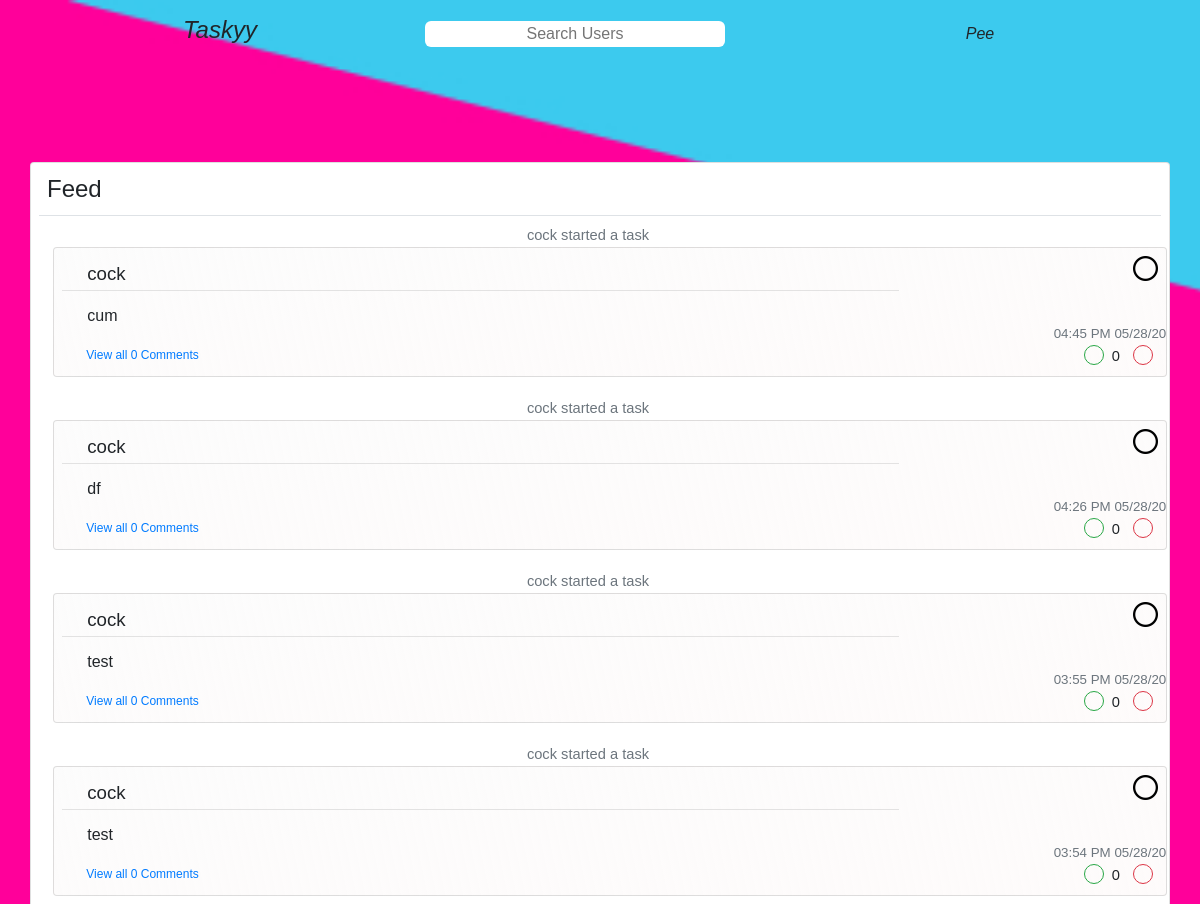
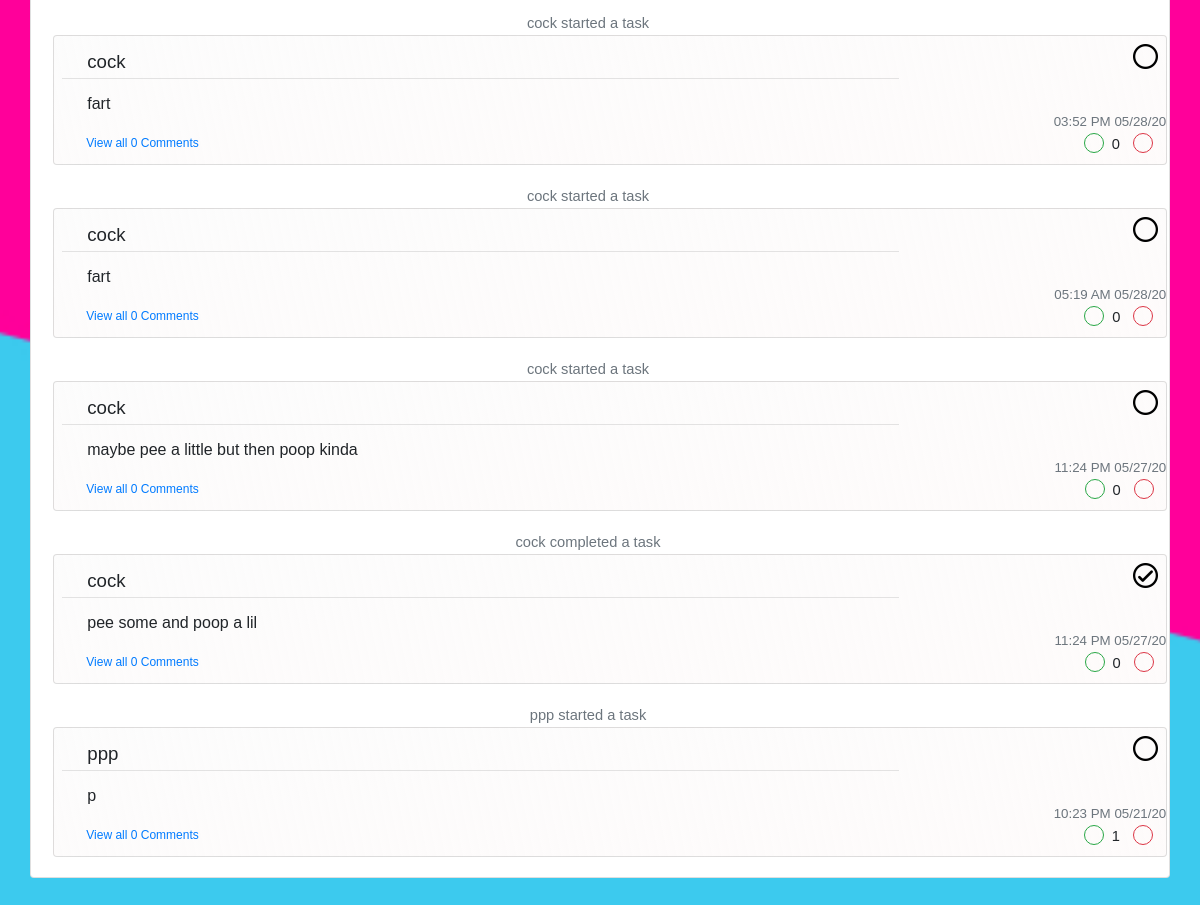
Page / (signed in) on the committed database (2 pictures, top to bottom).
### mainapp/models.py (models this page shows, shortened)
class User(db.Model, UserMixin):
    id = db.Column(db.Integer, primary_key=True)
    username = db.Column(db.String(20), unique=True, nullable=False )
    email = db.Column(db.String(120), unique=True, nullable=False)
    password = db.Column(db.String(60), nullable=False)
    image_file = db.Column(db.String(20), nullable=False, default='dflt.jpg')
    posts = db.relationship('Post', backref='author', lazy=True)
    likes = db.relationship('Likes', backref='liker', lazy=True)
    comments = db.relationship('Comment', backref='commentor', lazy=True)
    friends = db.relationship('Friends', backref='root_friend', lazy=True)
    lists = db.relationship('List', backref='lists', lazy=True)

class Post(db.Model):
    id = db.Column(db.Integer, primary_key=True)
    title = db.Column(db.String(100), nullable=False)
    content = db.Column(db.String(500), nullable=False)
    user_id = db.Column(db.Integer, db.ForeignKey('user.id'), nullable=False)
    date_posted = db.Column(db.DateTime, nullable=False, default=datetime.utcnow)
    date_due = db.Column(db.DateTime, nullable=True)
    list = db.Column(db.Integer, db.ForeignKey('list.id'), nullable=False)
    comments = db.relationship('Comment', backref='comments', lazy=True)
    likes = db.Column(db.Integer, nullable=False, default=0)
    private = db.Column(db.Boolean, nullable=False)

### mainapp/routes.py (the view, shortened to what this page needs)
@app.route('/', methods=['GET', 'POST'])
def home():
    if not current_user.is_authenticated:
        return redirect(url_for('login'))
    title = 'Hello'
    localtimes = {}
    mytasklocaltimes = {}
    if current_user.is_authenticated:
        if not List.query.filter_by(user =current_user.id).all():
            l = List(name='To-do', user=current_user.id, privacy=False)
            db.session.add(l)
            db.session.commit()
        title = 'Wacky Schemes'
        tasks=Post.query.filter(Post.user_id != current_user.id).all()
        mytasks = Post.query.filter_by(user_id=current_user.id).all()
    else:
        tasks = []
        mytasks=[]
    tasklikes = {}
    if tasks:
        for task in tasks:
            likecount = len(Likes.query.filter_by(post_id=task.id).all()) - len(Dislikes.query.filter_by(post_id=task.id).all())
            tasklikes.update({task.id : likecount})
            localtimes.update({task.id : datetime_from_utc_to_local(task.date_posted)})
    if mytasks:
        for task in mytasks:
            likecount = len(Likes.query.filter_by(post_id=task.id).all()) - len(Dislikes.query.filter_by(post_id=task.id).all())
            tasklikes.update({task.id : likecount})
            mytasklocaltimes.update({task.id : datetime_from_utc_to_local(task.date_posted) })
    comment = CommentForm()
    form = CreateTask()
    likes = {}
    if tasks:
        for task in tasks:
            if Likes.query.filter(Likes.user_id==current_user.id).filter(Likes.post_id==task.id).first():
                likes.update({task.id : 1})
            elif Dislikes.query.filter(Dislikes.user_id==current_user.id).filter(Dislikes.post_id==task.id).first():
                likes.update({task.id :-1})
            else:
                likes.update({task.id : 0})
    if mytasks:
        for task in mytasks:
            if Likes.query.filter(Likes.user_id==current_user.id).filter(Likes.post_id==task.id).first():
                likes.update({task.id : 1})
            elif Dislikes.query.filter(Dislikes.user_id==current_user.id).filter(Dislikes.post_id==task.id).first():
                likes.update({task.id :-1})
            else:
                likes.update({task.id : 0})
    lists = List.query.filter_by(user=current_user.id).all()
    return render_template('home.html',lists=lists, tasklikes=tasklikes, title=title, likes=likes, account=current_user, tasks=tasks, mytasklocaltimes=mytasklocaltimes, mytasks=mytasks, form=form,comment=comment, localtimes=localtimes)

### mainapp/forms.py
class CommentForm(FlaskForm):
    content = StringField('Content', validators=[])
    submit = SubmitField('Post Comment')

class CreateTask(FlaskForm):
    title = TextAreaField('Title', validators=[DataRequired(), Length(max=100)])
    content = StringField('Content', validators=[])
    days = IntegerField('Days', validators=[])
    weeks = IntegerField('Weels', validators=[])
    submit = SubmitField('Create Task')

### mainapp/models.py (called while the page is built)
@login_manager.user_loader
def load_user(user_id):
    return User.query.get(int(user_id))

### mainapp/routes.py (called while the page is built)
def datetime_from_utc_to_local(utc_datetime):
    now_timestamp = time.time()
    offset = datetime.fromtimestamp(now_timestamp) - datetime.utcfromtimestamp(now_timestamp)
    return utc_datetime + offset

### mainapp/templates/home.html (shortened to what this page needs)
{%extends 'layout.html'%}
{%block content%}
<link rel="stylesheet" href="{{url_for('static', filename='stylesheets/home.css')}}">
<section id="maincont" style='display:none;'>
<div class="container mt-4">
<div class="row">
    <div class="col-sm-1"></div>
  <div class="col-sm-5"></div>
  <div id="maincontent" class="card " style="width:100%">
    <legend class="ml-3 mt-2">Feed</legend>
    <span class="border-bottom ml-2 mb-2 mr-2"></span>
    <div class="mr-4" style="margin-left:-25;">
  {% if tasks %}
  {%for task in tasks | reverse %}
  {% include 'singlepost.html' %}
  {%endfor%}
  {% else %}
</div>
<div class="margin-auto" style="width:600px;">
  <p style="text-align:center">You dont have any friends yet</p>
</div>
{% endif %}
</div>
</div>
</div>
</section>
{%endblock content%}

### mainapp/templates/layout.html (shortened to what this page needs)
<!doctype html>
<html lang="en">
  <head>
    <link rel="stylesheet" type="text/css" href="static/stylesheets/singlepost.css">
    <link rel="stylesheet" href="https://maxcdn.bootstrapcdn.com/bootstrap/4.0.0/css/bootstrap.min.css">
    <link rel="stylesheet" href="{{url_for('static', filename='stylesheets/home.css')}}">
  </head>
  <body>
  <nav class="fixed-top" style="">
    <div class="container">
      <div class="row mt-3 mb-3">
    <div class="col" style="">
      <a style="text-decoration:none; color:inherit;"href="{{url_for('home')}}"><h4><i>Taskyy</i></h4></a>
    </div>
    <div class="col">
      <form id="searchbar" style='position:relative' class="" action="" method="post">
        <input id="searchfield" class="searching" type="text" name="" value="" placeholder="Search Users">
      </form>
    </div>
    {% if current_user.is_authenticated %}
    <div class="col">
      <div style="height:8px"> </div>
      {% if page=='account' %}
      <a style="text-decoration:none; color:inherit" href="{{url_for('logout')}}"><h6><i>Log Out</i></h6></a>
      {% else %}
      <a style="text-decoration:none; color:inherit" href="{{url_for('account', account_id=current_user.id)}}"><h6><i>{{current_user.username}}</i></h6></a>
      {% endif %}
    </div>
    </div>
    {% else %}
    <div class="col">
      <div style="height:8px"> </div>
      <a style="text-decoration:none; color:inherit" href="{{url_for('about')}}"><h6><i>About</i></h6></a>
    </div>
    </div>
    {% endif %}
  </nav>
      {%block content%}
      {%endblock %}
    <link rel="stylesheet" href="{{url_for('static', filename='stylesheets/singlepost.css')}}">
  </body>
</html>

### mainapp/templates/singlepost.html (shortened to what this page needs)
{% if page %}
{% if page == 'account' %}
{% endif %}
{% else %}
{% if task.content != 'Completed' %}
<p class="description text-muted">{{task.author.username}} started a task</p>
{% else %}
<p class="description text-muted">{{task.author.username}} completed a task</p>
{% endif %}
{% endif %}
<div class="card" id='tasksection{{task.id}}'style="margin-top:-15px; margin-bottom:20px; {% if not page %} margin-left:2%; {% endif %} width:100%;background: linear-gradient(to bottom right, rgb(252, 252, 252),rgba(194, 51, 37, 0.02))">
  <div class="mt-2 mr-2" style="margin-bottom:-30px;">
  {% if task.content == 'Completed' %}
    <img  style="float:right; width:25px;" id='buttonimg{{task.id}}' src="{{url_for('static', filename='assets/x.png')}}">
  {% else %}
    <img style="float:right; width:25px;" id='buttonimg{{task.id}}' src="{{url_for('static', filename='assets/check.png')}}">
  {% endif %}
</div>
    <div class=" mt-2 ml-2 " style="margin-bottom:30px;">
      <a style="text-decoration: none; color:inherit"href="{{url_for('post', post_id=task.id)}}">
      <div class="" style=" display:flex; flex-direction:row;">
      <section style="width:70%; margin-left:25px; margin-bottom: 0px; line-height:20px; margin-top:5px;">
        <p class="task-author"style="  color:inherit; text-decoration:none;">
          {{task.author.username}}
        </p>
        <hr style="margin: -10px -5% 15px -25px;">
        <p class="task-title"style="  color:inherit; text-decoration:none;">
          {{task.title}}
        </p>
      </section>
      </div>
    </a>
    <div class="" style="position:absolute;  right:20px; ">
      <div class="" style="position:relative; bottom:0px; right:-10px;">
      <ul class='upvotebuttons'style=" list-style-type:none; display: flex; flex-direction:row">
        <li>
        {%if likes[task.id] == 1 %}
        <li>
          <a href="#" class="mr-1 btn btn-outline-success btn-sm upvotebutton" value="1" id="upvote{{task.id}}" task_id="{{task.id}}" style="background-color:green; height:20px; width:20px; border-radius:50%; text-decoration:none; color:green;" ></a>
        </li>
        <li style="width:25px;">
        <p class="mr-1 ml-1" id="like{{task.id}}" style="margin-top:3px; font-size:11pt;">{{tasklikes[task.id]}}</p>
      </li>
        <li>
          <a href="#" class="downvotebutton btn btn-sm btn-outline-danger" value="0" id="downvote{{task.id}}" task_id="{{task.id}}" style="height:20px; width:20px; border-radius:50%; text-decoration: none; color: red" ></a>
        </li>
        {% else %}
        <li>
          <a href="#" class="mr-1 btn btn-outline-success btn-sm upvotebutton" value="0" id="upvote{{task.id}}" task_id="{{task.id}}" style="height:20px; width:20px; border-radius:50%; text-decoration:none; color:green;" ></a>
        </li>
        <li style="width:25px;">
        <p class="mr-1 ml-1" id="like{{task.id}}" style="margin-top:3px; font-size:11pt;">{{tasklikes[task.id]}}</p>
      </li>
        <li>
          <a href="#" class="downvotebutton btn btn-sm btn-outline-danger" value="0" id="downvote{{task.id}}" task_id="{{task.id}}" style="height:20px; width:20px; border-radius:50%; text-decoration: none; color: red" ></a>
        </li>
        {% endif %}
      </ul>
    </div>
        <div style="position:relative; bottom:75px; left:20px">
          <p class="text-muted" style=" font-size:10pt; margin-bottom:5px;">{{localtimes[task.id].strftime('%I:%M %p %x')}}</p>
        </div>
      </div>
      <div  style="margin-bottom:-20px;"class="ml-4 comment-hidden" id="task_id{{task.id}}">
          <a style="font-size:9pt; text-decoration:none;" class="make-comment" href="{{url_for('post', post_id=task.id)}}">View all {{(task.comments) | length}} Comments</a>
      </div>
</div>
</div>

### mainapp/static/stylesheets/singlepost.css (style rules this page uses)
.comment-hidden { margin-bottom: ; }
.comment-hidden .make-comment { visibility: visible; }

### mainapp/static/stylesheets/home.css (style rules this page uses)
div { font-family: "Gill Sans MT", sans-serif; }
#searchbar { margin-top: 5px; width:200px; }
#searchfield { width:300px; text-align: center; }
#maincontent { margin-left: 500px; margin-top: 100px; margin-bottom: 5%; }
.upvotebuttons { top: 140px; }
@media (max-width: 1300px ) { #maincontent { width: auto; margin: auto; margin-top: 12%; margin-bottom: 12%; } }
.searching { border:none; border-radius: 6px; }
html, body { max-width: 100%; overflow-x: hidden; }
nav div div div { text-align: center; }
p { font-family: "Gill Sans MT", sans-serif; font-weight: 200; }
.task-title { font-size: 12pt; }
.task-author { font-size: 14pt; }
legend { font-family : 'Gill Sans MT' , sans-serif; font-weight: thin; }

### mainapp/templates/home.html (style rules this page uses)
.description { font-size: 11pt; text-align:center; }

### rows in the picture
User: username "Pee"
Post: author.username "cock", title "cum", tasklikes "0", id "04:45 PM 05/28/20", comments "0"
Post: author.username "cock", title "df", tasklikes "0", id "04:26 PM 05/28/20", comments "0"
Post: author.username "cock", {{ task.id }} 10 (drawn), title "test", tasklikes "0", id "03:55 PM 05/28/20", comments "0"
Post: author.username "cock", title "test", tasklikes "0", id "03:54 PM 05/28/20", comments "0"
Post: author.username "cock", title "fart", tasklikes "0", id "03:52 PM 05/28/20", comments "0"
Post: author.username "cock", title "fart", tasklikes "0", id "05:19 AM 05/28/20", comments "0"
Post: author.username "cock", title "maybe pee a little but then poop kinda", tasklikes "0", id "11:24 PM 05/27/20", comments "0"
Post: author.username "cock", title "pee some and poop a lil", tasklikes "0", id "11:24 PM 05/27/20", comments "0"
Post: author.username "ppp", title "p", {{ task.id }} 2 (drawn), tasklikes "1", id "10:23 PM 05/21/20", comments "0"
